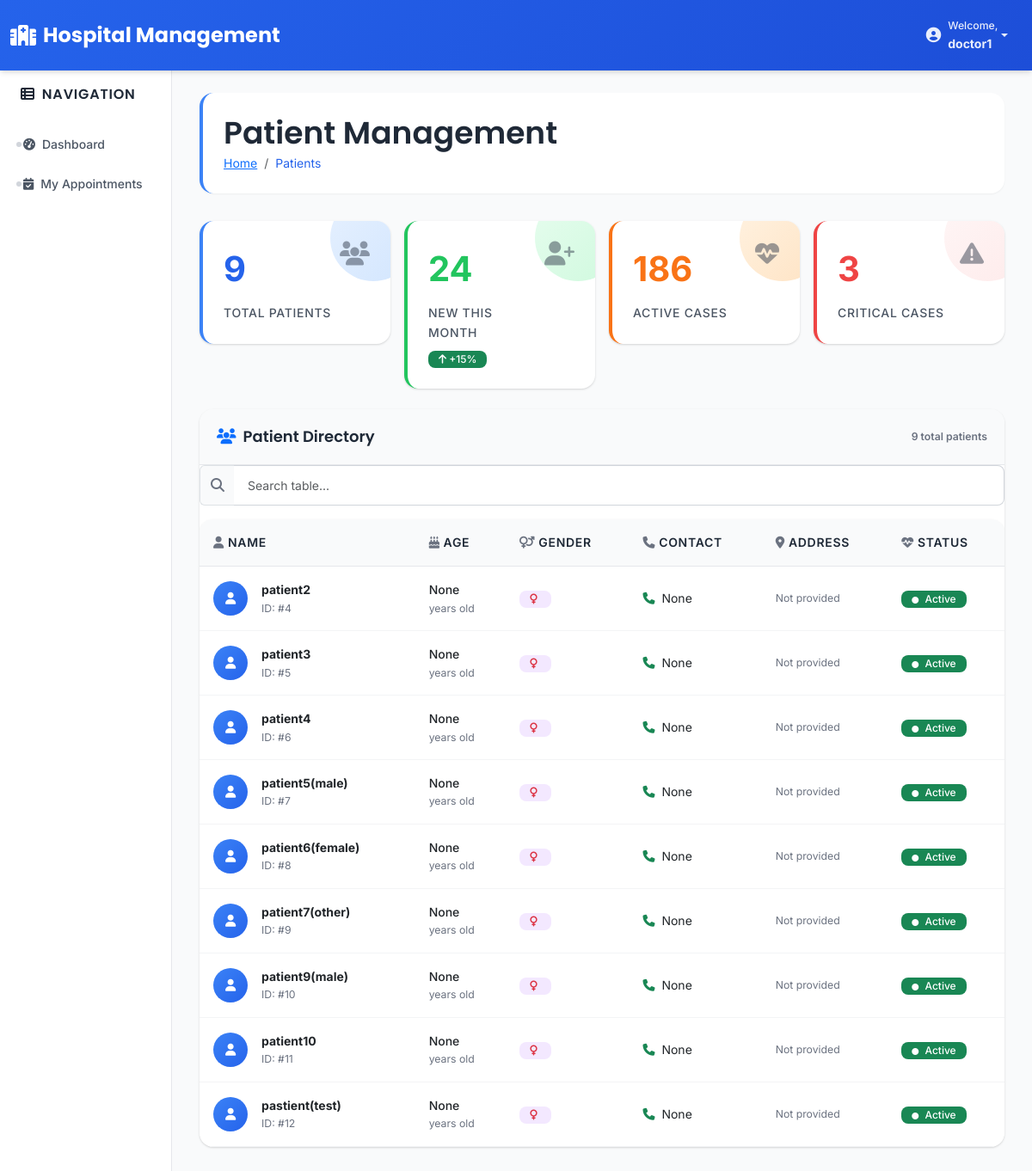
Page /patients/ (signed in) on the earlier database version.
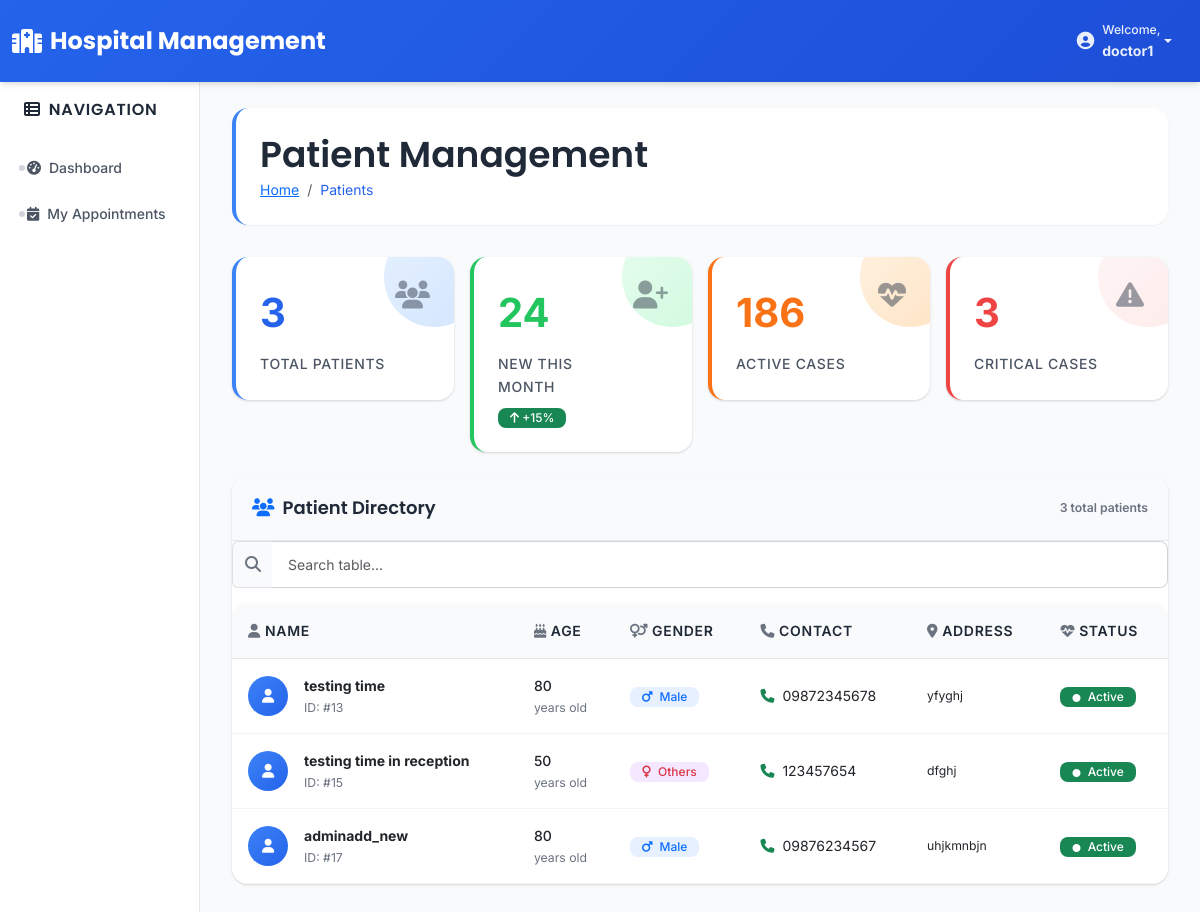
Same page on the later database version.
### patients/models.py (models this page shows, shortened)
class Patient(models.Model):
    user = models.OneToOneField(
        CustomUser,
        on_delete=models.CASCADE,
        related_name='patient_profile',
        null=True,
        blank=True
    )
    name = models.CharField(max_length=100)
    age = models.IntegerField(null=True, blank=True)
    gender = models.CharField(max_length=20, choices=[
        ('Male','Male'),
        ('Female','Female'),
        ('Others','Others'),
        ('Prefer not to say','Prefer not to say')
    ])
    contact = models.CharField(max_length=15)
    address = models.TextField()
    created_at = models.DateTimeField(auto_now_add=True)
    username = models.CharField(max_length=150, unique=True, null=True, blank=True)  # new field
    phone = models.CharField(max_length=15, null=True, blank=True)

### patients/views.py (the view)
# urls.py: path('', views.patient_list, name='patient_list'),  # /patients/
@login_required
@user_passes_test(lambda u: u.role in ['admin', 'receptionist', 'doctor'])
def patient_list(request):
    patients = Patient.objects.all()
    return render(request, 'patients/patient_list.html', {'patients': patients})

### templates/patients/patient_list.html (shortened to what the changed rows need)
{% extends 'base.html' %}
{% load static %}
{% block page_title %}Patient Management{% endblock %}
{% block content %}
<div class="row g-3 mb-4">
    <div class="col-lg-3 col-md-6">
        {% include 'partials/stat_card.html' with title="Total Patients" count=patients.count icon="fas fa-users" color="primary" %}
    </div>
    <div class="col-lg-3 col-md-6">
        {% include 'partials/stat_card.html' with title="New This Month" count="24" icon="fas fa-user-plus" color="success" change="+15%" change_color="success" %}
    </div>
    <div class="col-lg-3 col-md-6">
        {% include 'partials/stat_card.html' with title="Active Cases" count="186" icon="fas fa-heartbeat" color="warning" %}
    </div>
    <div class="col-lg-3 col-md-6">
        {% include 'partials/stat_card.html' with title="Critical Cases" count="3" icon="fas fa-exclamation-triangle" color="danger" %}
    </div>
</div>
<div class="card" data-animate>
    <div class="card-header">
        <div class="d-flex justify-content-between align-items-center">
            <div class="d-flex align-items-center gap-3">
                <small class="text-muted">{{ patients.count }} total patients</small>
            </div>
        </div>
    </div>
    <div class="card-body p-0">
        {% if patients %}
            <div class="table-responsive">
                <table class="table table-hover mb-0" data-searchable>
                    <thead>
                        <tr>
                            <th scope="col">
                                <i class="fas fa-user me-1 text-muted"></i>Name
                            </th>
                            <th scope="col">
                                <i class="fas fa-birthday-cake me-1 text-muted"></i>Age
                            </th>
                            <th scope="col">
                                <i class="fas fa-venus-mars me-1 text-muted"></i>Gender
                            </th>
                            <th scope="col">
                                <i class="fas fa-phone me-1 text-muted"></i>Contact
                            </th>
                            <th scope="col">
                                <i class="fas fa-map-marker-alt me-1 text-muted"></i>Address
                            </th>
                            <th scope="col">
                                <i class="fas fa-heartbeat me-1 text-muted"></i>Status
                            </th>
                        </tr>
                    </thead>
                    <tbody>
                        {% for patient in patients %}
                            <tr>
                                <td>
                                    <div class="d-flex align-items-center">
                                        <div class="avatar-circle me-3">
                                            <i class="fas fa-user"></i>
                                        </div>
                                        <div>
                                            <div class="fw-bold">{{ patient.name }}</div>
                                            <div class="small text-muted">ID: #{{ patient.id }}</div>
                                        </div>
                                    </div>
                                </td>
                                <td>
                                    <span class="fw-medium">{{ patient.age }}</span>
                                    <div class="small text-muted">years old</div>
                                </td>
                                <td>
                                    <span class="badge bg-{% if patient.gender == 'Male' %}primary{% else %}pink{% endif %} bg-opacity-10 text-{% if patient.gender == 'Male' %}primary{% else %}danger{% endif %}">
                                        <i class="fas fa-{% if patient.gender == 'Male' %}mars{% else %}venus{% endif %} me-1"></i>
                                        {{ patient.gender }}
                                    </span>
                                </td>
                                <td>
                                    <div class="d-flex align-items-center">
                                        <i class="fas fa-phone text-success me-2"></i>
                                        <span>{{ patient.phone }}</span>
                                    </div>
                                </td>
                                <td>
                                    <div class="small">
                                        {% if patient.address %}
                                            {{ patient.address|truncatechars:30 }}
                                        {% else %}
                                            <span class="text-muted">Not provided</span>
                                        {% endif %}
                                    </div>
                                </td>
                                <td>
                                    <span class="badge bg-success">
                                        <i class="fas fa-circle me-1" style="font-size: 0.5rem;"></i>
                                        Active
                                    </span>
                                </td>
                            </tr>
                        {% endfor %}
                    </tbody>
                </table>
            </div>
        {% endif %}
    </div>
</div>
{% endblock %}

Differences in the rows shown:
removed Patient: name "patient2", id "4", age "None", phone "None", address "Not provided"
removed Patient: name "patient3", id "5", age "None", phone "None", address "Not provided"
removed Patient: name "patient4", id "6", age "None", phone "None", address "Not provided"
removed Patient: name "patient5(male)", id "7", age "None", phone "None", address "Not provided"
removed Patient: name "patient6(female)", id "8", age "None", phone "None", address "Not provided"
removed Patient: name "patient7(other)", id "9", age "None", phone "None", address "Not provided"
removed Patient: name "patient9(male)", id "10", age "None", phone "None", address "Not provided"
removed Patient: name "patient10", id "11", age "None", phone "None", address "Not provided"
removed Patient: name "pastient(test)", id "12", age "None", phone "None", address "Not provided"
added Patient: name "testing time", id "13", age "80", gender "Male", phone "09872345678", address "yfyghj"
added Patient: name "testing time in reception", id "15", age "50", gender "Others", phone "123457654", address "dfghj"
added Patient: name "adminadd_new", id "17", age "80", gender "Male", phone "09876234567", address "uhjkmnbjn"
Other differences:
{{ count|default:0 }}: "9 24 186 3" → "3 24 186 3"
{{ patients.count }}: "9" → "3"
